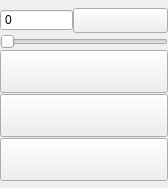
       <widget class="QGroupBox" name="groupBoxControls">
        <property name="enabled">
         <bool>true</bool>
        </property>
        <property name="sizePolicy">
         <sizepolicy hsizetype="Fixed" vsizetype="Fixed">
          <horstretch>0</horstretch>
          <verstretch>0</verstretch>
         </sizepolicy>
        </property>
        <property name="minimumSize">
         <size>
          <width>168</width>
          <height>188</height>
         </size>
        </property>
        <property name="maximumSize">
         <size>
          <width>168</width>
          <height>188</height>
         </size>
        </property>
        <property name="styleSheet">
         <string notr="true">QGroupBox {border-style:none;}</string>
        </property>
        <property name="title">
         <string/>
        </property>
        <layout class="QGridLayout" name="gridLayout_3">
         <property name="horizontalSpacing">
          <number>0</number>
         </property>
         <property name="verticalSpacing">
          <number>1</number>
         </property>
         <property name="margin">
          <number>0</number>
         </property>
         <item row="1" column="0">
          <layout class="QHBoxLayout">
           <property name="spacing">
            <number>0</number>
           </property>
           <item>
            <widget class="QSpinBox" name="spinBox_betValue">
             <property name="minimumSize">
              <size>
               <width>73</width>
               <height>0</height>
              </size>
             </property>
             <property name="buttonSymbols">
              <enum>QAbstractSpinBox::NoButtons</enum>
             </property>
             <property name="accelerated">
              <bool>true</bool>
             </property>
             <property name="correctionMode">
              <enum>QAbstractSpinBox::CorrectToNearestValue</enum>
             </property>
             <property name="maximum">
              <number>99999999</number>
             </property>
             <property name="singleStep">
              <number>5</number>
             </property>
            </widget>
           </item>
           <item>
            <widget class="MyActionButton" name="pushButton_AllIn">
             <property name="minimumSize">
              <size>
               <width>95</width>
               <height>25</height>
              </size>
             </property>
             <property name="maximumSize">
              <size>
               <width>95</width>
               <height>25</height>
              </size>
             </property>
             <property name="focusPolicy">
              <enum>Qt::NoFocus</enum>
             </property>
            </widget>
           </item>
          </layout>
         </item>
         <item row="2" column="0">
          <widget class="Slider" name="horizontalSlider_bet">
           <property name="focusPolicy">
            <enum>Qt::NoFocus</enum>
           </property>
           <property name="maximum">
            <number>9999999</number>
           </property>
           <property name="singleStep">
            <number>10</number>
           </property>
           <property name="orientation">
            <enum>Qt::Horizontal</enum>
           </property>
          </widget>
         </item>
         <item row="3" column="0">
          <widget class="MyActionButton" name="pushButton_BetRaise">
           <property name="sizePolicy">
            <sizepolicy hsizetype="Fixed" vsizetype="Fixed">
             <horstretch>0</horstretch>
             <verstretch>0</verstretch>
            </sizepolicy>
           </property>
           <property name="minimumSize">
            <size>
             <width>168</width>
             <height>43</height>
            </size>
           </property>
           <property name="maximumSize">
            <size>
             <width>168</width>
             <height>43</height>
            </size>
           </property>
           <property name="focusPolicy">
            <enum>Qt::NoFocus</enum>
           </property>
          </widget>
         </item>
         <item row="4" column="0">
          <widget class="MyActionButton" name="pushButton_CallCheck">
           <property name="sizePolicy">
            <sizepolicy hsizetype="Fixed" vsizetype="Fixed">
             <horstretch>0</horstretch>
             <verstretch>0</verstretch>
            </sizepolicy>
           </property>
           <property name="minimumSize">
            <size>
             <width>168</width>
             <height>43</height>
            </size>
           </property>
           <property name="maximumSize">
            <size>
             <width>168</width>
             <height>43</height>
            </size>
           </property>
           <property name="focusPolicy">
            <enum>Qt::NoFocus</enum>
           </property>
          </widget>
         </item>
         <item row="5" column="0">
          <widget class="MyActionButton" name="pushButton_Fold">
           <property name="sizePolicy">
            <sizepolicy hsizetype="Fixed" vsizetype="Fixed">
             <horstretch>0</horstretch>
             <verstretch>0</verstretch>
            </sizepolicy>
           </property>
           <property name="minimumSize">
            <size>
             <width>168</width>
             <height>43</height>
            </size>
           </property>
           <property name="maximumSize">
            <size>
             <width>168</width>
             <height>43</height>
            </size>
           </property>
           <property name="focusPolicy">
            <enum>Qt::NoFocus</enum>
           </property>
          </widget>
         </item>
         <item row="0" column="0">
          <spacer name="verticalSpacer_9">
           <property name="orientation">
            <enum>Qt::Vertical</enum>
           </property>
           <property name="sizeHint" stdset="0">
            <size>
             <width>20</width>
             <height>0</height>
            </size>
           </property>
          </spacer>
         </item>
         <item row="6" column="0">
          <spacer name="verticalSpacer_11">
           <property name="orientation">
            <enum>Qt::Vertical</enum>
           </property>
           <property name="sizeHint" stdset="0">
            <size>
             <width>20</width>
             <height>0</height>
            </size>
           </property>
          </spacer>
         </item>
        </layout>
       </widget>
